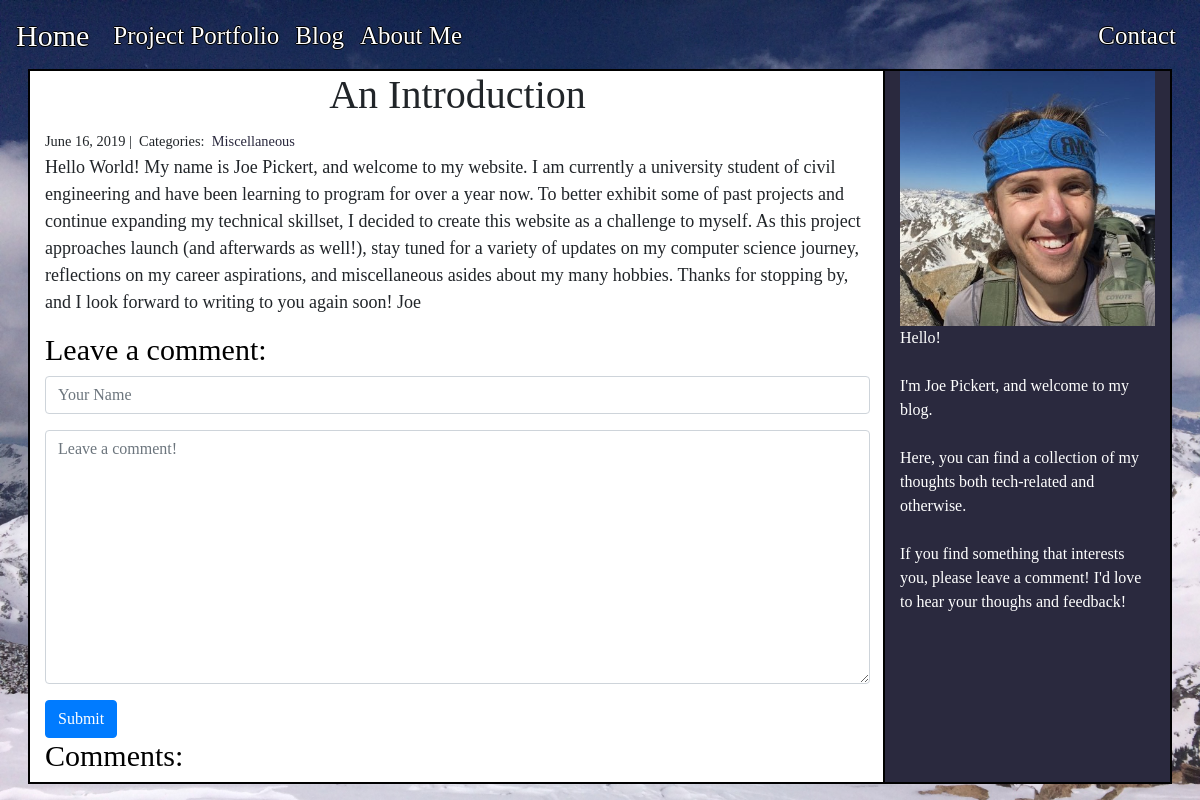
Page /blog/1/ on the committed database.
### blog/models.py (models this page shows)
class Post(models.Model):
    title = models.CharField(max_length=255)
    body = models.TextField()
    created_on = models.DateTimeField(auto_now_add=True)
    last_modified = models.DateTimeField(auto_now_add=True)
    categories = models.ManyToManyField('Category', related_name='posts')

class Category(models.Model):
    name = models.CharField(max_length=20)
    class Meta:
        verbose_name_plural = 'Categories'

### blog/views.py (the view, shortened to what this page needs)
# urls.py: path('<int:pk>/', views.blog_detail, name='blog_detail'),
def blog_detail(request, pk):
    post = Post.objects.get(pk=pk)
    form = CommentForm()
    comments = Comment.objects.filter(post=post)
    context = {
        'post': post,
        'comments': comments,
        'form': form,
    }
    return render(request, 'blog_detail.html', context)

### blog/forms.py
class CommentForm(forms.Form):
    author = forms.CharField(
        max_length=60,
        widget=forms.TextInput(attrs={
            'class': 'form-control',
            'placeholder': 'Your Name'
        })
    )
    body = forms.CharField(widget=forms.Textarea(
        attrs={
            'class': 'form-control',
            'placeholder': 'Leave a comment!'
        })
    )

### blog/templates/blog_detail.html (shortened to what this page needs)
{% extends 'base.html' %}
{% block page_content %}
{% load staticfiles %}
<div class="container">
    <div class="row">
        <div class="col-9 blog-detail">
            <h1 align='center'>{{ post.title }}</h1>
            <small>
                {{ post.created_on.date }} |&nbsp;
                Categories:&nbsp;
                {% for category in post.categories.all %}
                <a href="{% url 'blog_category' category.name %}">
                    {{ category.name }}
                </a>&nbsp;
                {% endfor %}
            </small>
            <p class='content-markdown'>{{ post.body  }}</p>
            <h2>Leave a comment:</h2>
            <form action='/blog/{{ post.pk }}/' method='post'>
                <div class='form-group'>
                    {{ form.author }}
                </div>
                <div class='form-group'>
                    {{ form.body }}
                </div>
                <button type='submit' class='btn btn-primary'>Submit</button>
            </form>
            <h2>Comments:</h2>
        </div>
        <div class="col-3">
        <img src="{% static '/images/Pro.jpg' %}" class='img-fluid'>
                Hello!</br></br>
                I'm Joe Pickert, and welcome to my blog.<br><br>
                Here, you can find a collection of my thoughts both tech-related and otherwise.<br><br>
                If you find something that interests you, please leave a comment! I'd love to hear your thoughs and feedback!
  </div>
</div>
</div>
{% endblock %}

### static/css/custom.css (style rules this page uses)
html * { font-family: "Times New Roman" !important; }
body { background-image: url("../images/snow.jpg"); background-size: cover; background-attachment: fixed; }
.blog-detail { background-color: white !important; font-size: 18px; }
a { color:#2A293E; }
h1 { text-align: center; }
h2 { color:black; font-size: 30px; }
.col-9 { background-color: #9F9C99; outline: 2px solid black; }
.col-3 { background-color: #2A293E; outline: 2px solid black; color: white; }

### rows in the picture
Post: title "An Introduction", created_on "June 16, 2019", body "Hello World! My name is Joe Pickert, and welcome to my website. I am currently a university student of civil engineering and have been learning to program for over a year now. To better exhibit some of past projects and continue expanding my technical skillset, I decided to create this website as a challenge to myself. As this project approaches launch (and afterwards as well!), stay tuned for a variety of updates on my computer science journey, reflections on my career aspirations, and miscellaneous asides about my many hobbies. Thanks for stopping by, and I look forward to writing to you again soon! Joe"
Category: name "Miscellaneous"
